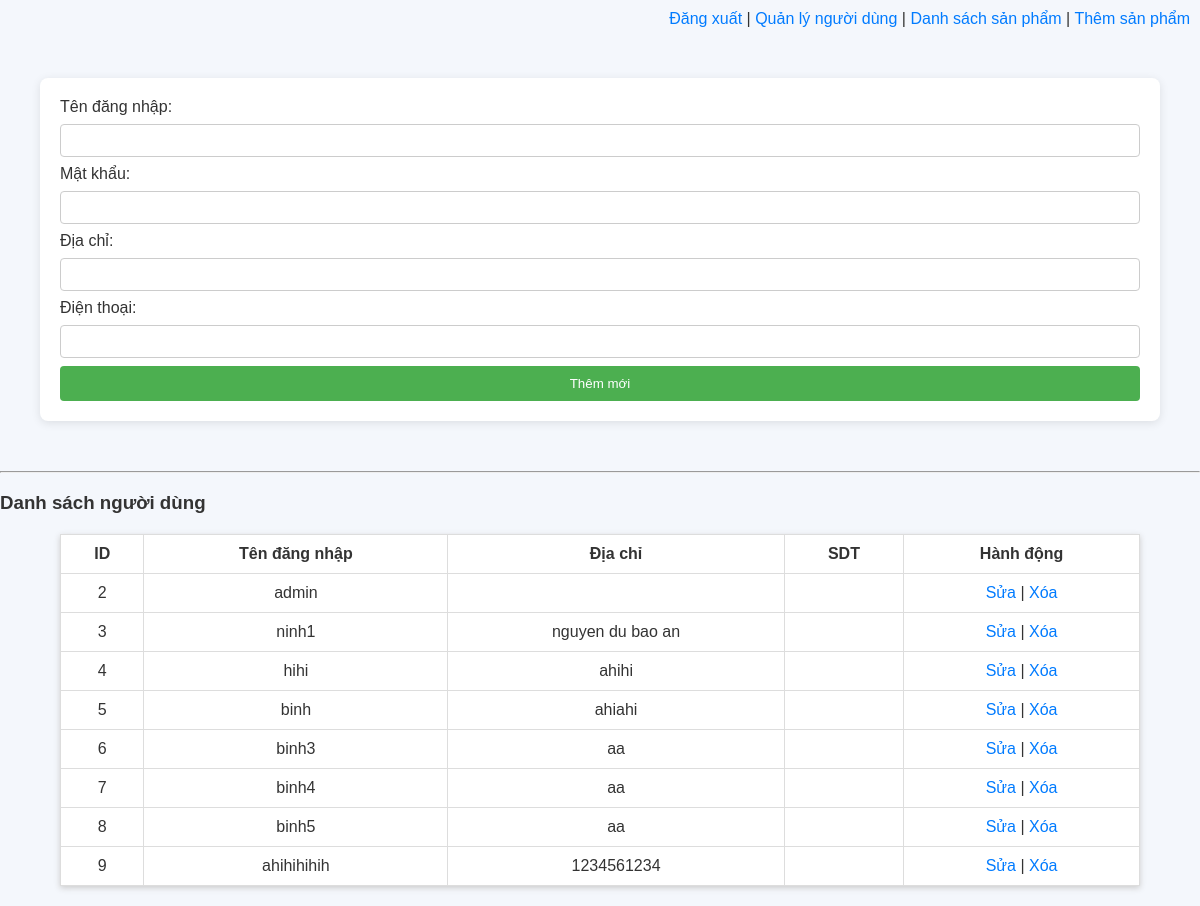
Page /ecommerce/user_crud.php (signed in) on the committed database.
### tables this page shows
CREATE TABLE `users` (
  `id` int(11) NOT NULL,
  `username` varchar(50) DEFAULT NULL,
  `address` varchar(255) DEFAULT NULL,
  `password` varchar(255) DEFAULT NULL,
  `role` enum('user','admin') DEFAULT 'user'
);

### ecommerce/user_crud.php (the view, shortened to what this page needs)
<link rel="stylesheet" href="style.css">
<?php
include 'includes/auth.php'; include 'db.php';
$edit_user = null;
?>
<div style="text-align: right; margin: 10px">
    <a href="logout.php">Đăng xuất</a> |
    <?php if($_SESSION['username'] === 'admin') {
        echo "<a href='user_crud.php'>Quản lý người dùng</a> |";
    } ?>
    <a href="index.php">Danh sách sản phẩm</a> |
    <a href="add_product.php">Thêm sản phẩm</a>
</div>
<form action="user_action.php" style="width: 90%;" method="POST">
    <label>Tên đăng nhập:</label>
    <input type="text" name="username" required value="<?= $edit_user['username'] ?? '' ?>">
    <label>Mật khẩu:</label>
    <input type="text" name="password" required value="<?= $edit_user['password'] ?? '' ?>">
    <label>Địa chỉ:</label>
    <input type="text" name="address" required value="<?= $edit_user['address'] ?? '' ?>">
    <label>Điện thoại:</label>
    <input type="text" name="phone" required value="<?= $edit_user['phone'] ?? '' ?>">
    <button type="submit"><?= $edit_user ? 'Cập nhật' : 'Thêm mới' ?></button>
</form>
<hr>
<h3>Danh sách người dùng</h3>
<table border="1" cellpadding="10">
    <tr><th>ID</th><th>Tên đăng nhập</th><th>Địa chỉ</th><th>SDT</th><th>Hành động</th></tr>
    <?php
    $users = $conn->query("SELECT * FROM users");
    while ($row = $users->fetch_assoc()) {
        echo "<tr>
            <td>{$row['id']}</td>
            <td>{$row['username']}</td>
            <td>{$row['address']}</td>
            <td>{$row['phone']}</td>
            <td>
                <a href='user_crud.php?edit={$row['id']}'>Sửa</a> |
                <a href='user_action.php?delete={$row['id']}' onclick=\"return confirm('Xóa user này?')\">Xóa</a>
            </td>
        </tr>";
    }
    ?>
</table>

### ecommerce/style.css (style rules this page uses)
form { background-color: white; width: 90%; margin: 50px auto; padding: 20px; border-radius: 8px; box-shadow: 0 2px 10px rgba(0, 0, 0, 0.1); }
input, textarea { width: 100%; padding: 8px; margin: 8px 0; border: 1px solid #ccc; border-radius: 4px; }
button { width: 100%; padding: 10px; background: #4caf50; color: #fff; border: none; border-radius: 4px; }
table { width: 90%; margin: 20px auto; border-collapse: collapse; background: #fff; box-shadow: 0 2px 6px #ccc; }
th, td { padding: 10px; border: 1px solid #ddd; text-align: center; }
a { color: #007bff; text-decoration: none; }

### rows in the picture
users: id "2", username "admin"
users: id "3", username "ninh1", address "nguyen du bao an"
users: id "4", username "hihi", address "ahihi"
users: id "5", username "binh", address "ahiahi"
users: id "6", username "binh3", address "aa"
users: id "7", username "binh4", address "aa"
users: id "8", username "binh5", address "aa"
users: id "9", username "ahihihihih", address "1234561234"
